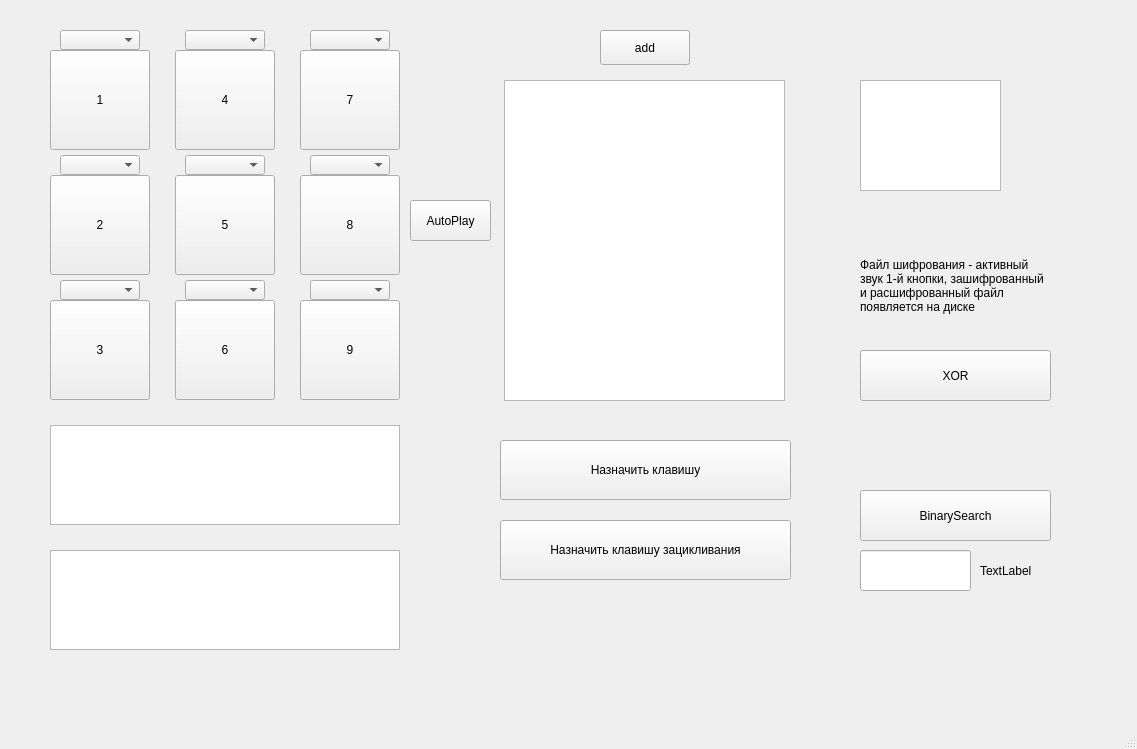
<?xml version="1.0" encoding="UTF-8"?>
<ui version="4.0">
 <class>MainWindow</class>
 <widget class="QMainWindow" name="MainWindow">
  <property name="geometry">
   <rect>
    <x>0</x>
    <y>0</y>
    <width>1137</width>
    <height>749</height>
   </rect>
  </property>
  <property name="windowTitle">
   <string>MainWindow</string>
  </property>
  <widget class="QWidget" name="centralwidget">
   <widget class="QPushButton" name="pushButton">
    <property name="enabled">
     <bool>true</bool>
    </property>
    <property name="geometry">
     <rect>
      <x>50</x>
      <y>50</y>
      <width>100</width>
      <height>100</height>
     </rect>
    </property>
    <property name="text">
     <string>1</string>
    </property>
   </widget>
   <widget class="QPushButton" name="pushButton_2">
    <property name="geometry">
     <rect>
      <x>50</x>
      <y>175</y>
      <width>100</width>
      <height>100</height>
     </rect>
    </property>
    <property name="text">
     <string>2</string>
    </property>
   </widget>
   <widget class="QPushButton" name="pushButton_3">
    <property name="geometry">
     <rect>
      <x>50</x>
      <y>300</y>
      <width>100</width>
      <height>100</height>
     </rect>
    </property>
    <property name="text">
     <string>3</string>
    </property>
   </widget>
   <widget class="QPushButton" name="pushButton_4">
    <property name="enabled">
     <bool>true</bool>
    </property>
    <property name="geometry">
     <rect>
      <x>175</x>
      <y>50</y>
      <width>100</width>
      <height>100</height>
     </rect>
    </property>
    <property name="text">
     <string>4</string>
    </property>
   </widget>
   <widget class="QPushButton" name="pushButton_5">
    <property name="geometry">
     <rect>
      <x>175</x>
      <y>175</y>
      <width>100</width>
      <height>100</height>
     </rect>
    </property>
    <property name="text">
     <string>5</string>
    </property>
   </widget>
   <widget class="QPushButton" name="pushButton_6">
    <property name="geometry">
     <rect>
      <x>175</x>
      <y>300</y>
      <width>100</width>
      <height>100</height>
     </rect>
    </property>
    <property name="text">
     <string>6</string>
    </property>
   </widget>
   <widget class="QPushButton" name="pushButton_7">
    <property name="enabled">
     <bool>true</bool>
    </property>
    <property name="geometry">
     <rect>
      <x>300</x>
      <y>50</y>
      <width>100</width>
      <height>100</height>
     </rect>
    </property>
    <property name="text">
     <string>7</string>
    </property>
   </widget>
   <widget class="QPushButton" name="pushButton_8">
    <property name="geometry">
     <rect>
      <x>300</x>
      <y>175</y>
      <width>100</width>
      <height>100</height>
     </rect>
    </property>
    <property name="text">
     <string>8</string>
    </property>
   </widget>
   <widget class="QPushButton" name="pushButton_9">
    <property name="geometry">
     <rect>
      <x>300</x>
      <y>300</y>
      <width>100</width>
      <height>100</height>
     </rect>
    </property>
    <property name="text">
     <string>9</string>
    </property>
   </widget>
   <widget class="QPushButton" name="pushButton_10">
    <property name="geometry">
     <rect>
      <x>600</x>
      <y>30</y>
      <width>90</width>
      <height>35</height>
     </rect>
    </property>
    <property name="text">
     <string>add</string>
    </property>
   </widget>
   <widget class="QListWidget" name="listWidget">
    <property name="geometry">
     <rect>
      <x>504</x>
      <y>80</y>
      <width>281</width>
      <height>321</height>
     </rect>
    </property>
   </widget>
   <widget class="QComboBox" name="comboBox">
    <property name="geometry">
     <rect>
      <x>60</x>
      <y>30</y>
      <width>80</width>
      <height>20</height>
     </rect>
    </property>
    <property name="autoFillBackground">
     <bool>false</bool>
    </property>
   </widget>
   <widget class="QComboBox" name="comboBox_2">
    <property name="geometry">
     <rect>
      <x>60</x>
      <y>155</y>
      <width>80</width>
      <height>20</height>
     </rect>
    </property>
   </widget>
   <widget class="QComboBox" name="comboBox_3">
    <property name="geometry">
     <rect>
      <x>60</x>
      <y>280</y>
      <width>80</width>
      <height>20</height>
     </rect>
    </property>
   </widget>
   <widget class="QComboBox" name="comboBox_4">
    <property name="geometry">
     <rect>
      <x>185</x>
      <y>30</y>
      <width>80</width>
      <height>20</height>
     </rect>
    </property>
   </widget>
   <widget class="QComboBox" name="comboBox_5">
    <property name="geometry">
     <rect>
      <x>185</x>
      <y>155</y>
      <width>80</width>
      <height>20</height>
     </rect>
    </property>
   </widget>
   <widget class="QComboBox" name="comboBox_6">
    <property name="geometry">
     <rect>
      <x>185</x>
      <y>280</y>
      <width>80</width>
      <height>20</height>
     </rect>
    </property>
   </widget>
   <widget class="QComboBox" name="comboBox_7">
    <property name="geometry">
     <rect>
      <x>310</x>
      <y>30</y>
      <width>80</width>
      <height>20</height>
     </rect>
    </property>
   </widget>
   <widget class="QComboBox" name="comboBox_8">
    <property name="geometry">
     <rect>
      <x>310</x>
      <y>155</y>
      <width>80</width>
      <height>20</height>
     </rect>
    </property>
   </widget>
   <widget class="QComboBox" name="comboBox_9">
    <property name="geometry">
     <rect>
      <x>310</x>
      <y>280</y>
      <width>80</width>
      <height>20</height>
     </rect>
    </property>
   </widget>
   <widget class="QPushButton" name="pushButton_11">
    <property name="geometry">
     <rect>
      <x>500</x>
      <y>440</y>
      <width>291</width>
      <height>60</height>
     </rect>
    </property>
    <property name="text">
     <string>Назначить клавишу</string>
    </property>
   </widget>
   <widget class="QPushButton" name="pushButton_12">
    <property name="geometry">
     <rect>
      <x>500</x>
      <y>520</y>
      <width>291</width>
      <height>60</height>
     </rect>
    </property>
    <property name="text">
     <string>Назначить клавишу зацикливания</string>
    </property>
   </widget>
   <widget class="QGraphicsView" name="graphicsView">
    <property name="geometry">
     <rect>
      <x>50</x>
      <y>425</y>
      <width>350</width>
      <height>100</height>
     </rect>
    </property>
   </widget>
   <widget class="QPushButton" name="pushButton_13">
    <property name="geometry">
     <rect>
      <x>410</x>
      <y>200</y>
      <width>81</width>
      <height>41</height>
     </rect>
    </property>
    <property name="text">
     <string>AutoPlay</string>
    </property>
   </widget>
   <widget class="QGraphicsView" name="graphicsView_2">
    <property name="geometry">
     <rect>
      <x>50</x>
      <y>550</y>
      <width>350</width>
      <height>100</height>
     </rect>
    </property>
   </widget>
   <widget class="QListWidget" name="listWidget_2">
    <property name="geometry">
     <rect>
      <x>860</x>
      <y>80</y>
      <width>141</width>
      <height>111</height>
     </rect>
    </property>
   </widget>
   <widget class="QPushButton" name="pushButton_14">
    <property name="geometry">
     <rect>
      <x>860</x>
      <y>350</y>
      <width>191</width>
      <height>51</height>
     </rect>
    </property>
    <property name="text">
     <string>XOR</string>
    </property>
   </widget>
   <widget class="QLabel" name="label">
    <property name="geometry">
     <rect>
      <x>860</x>
      <y>230</y>
      <width>191</width>
      <height>111</height>
     </rect>
    </property>
    <property name="text">
     <string>Файл шифрования - активный звук 1-й кнопки, зашифрованный и расшифрованный файл появляется на диске</string>
    </property>
    <property name="textFormat">
     <enum>Qt::AutoText</enum>
    </property>
    <property name="scaledContents">
     <bool>false</bool>
    </property>
    <property name="wordWrap">
     <bool>true</bool>
    </property>
    <property name="openExternalLinks">
     <bool>false</bool>
    </property>
   </widget>
   <widget class="QPushButton" name="pushButton_15">
    <property name="geometry">
     <rect>
      <x>860</x>
      <y>490</y>
      <width>191</width>
      <height>51</height>
     </rect>
    </property>
    <property name="text">
     <string>BinarySearch</string>
    </property>
   </widget>
   <widget class="QLineEdit" name="lineEdit">
    <property name="geometry">
     <rect>
      <x>860</x>
      <y>550</y>
      <width>111</width>
      <height>41</height>
     </rect>
    </property>
   </widget>
   <widget class="QLabel" name="label_2">
    <property name="geometry">
     <rect>
      <x>980</x>
      <y>550</y>
      <width>71</width>
      <height>41</height>
     </rect>
    </property>
    <property name="text">
     <string>TextLabel</string>
    </property>
   </widget>
  </widget>
  <widget class="QMenuBar" name="menubar">
   <property name="geometry">
    <rect>
     <x>0</x>
     <y>0</y>
     <width>1137</width>
     <height>22</height>
    </rect>
   </property>
  </widget>
  <widget class="QStatusBar" name="statusbar"/>
 </widget>
 <resources/>
 <connections/>
</ui>
